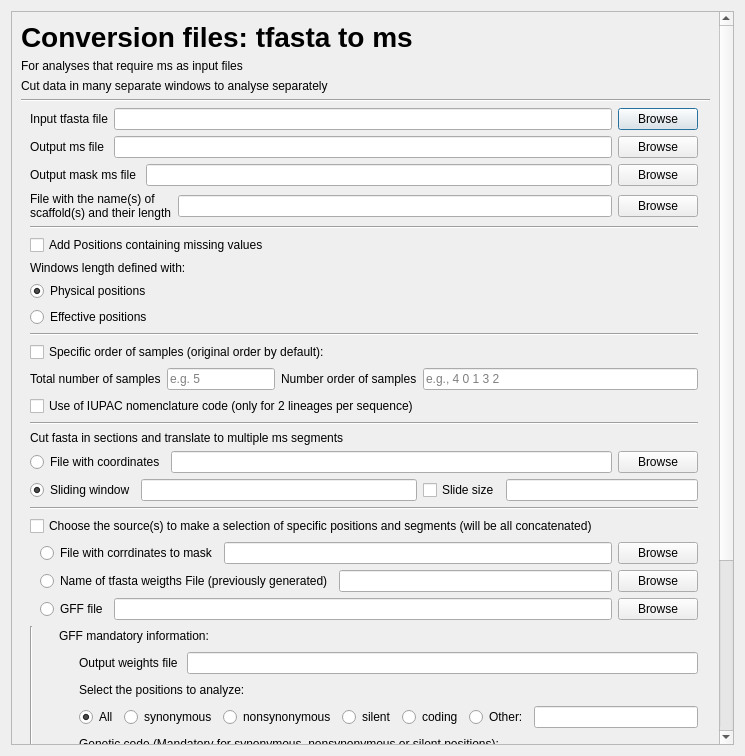
<?xml version="1.0" encoding="UTF-8"?>
<ui version="4.0">
 <class>Dialog</class>
 <widget class="QDialog" name="Dialog">
  <property name="geometry">
   <rect>
    <x>0</x>
    <y>0</y>
    <width>745</width>
    <height>756</height>
   </rect>
  </property>
  <property name="sizePolicy">
   <sizepolicy hsizetype="Preferred" vsizetype="Fixed">
    <horstretch>0</horstretch>
    <verstretch>0</verstretch>
   </sizepolicy>
  </property>
  <property name="minimumSize">
   <size>
    <width>729</width>
    <height>300</height>
   </size>
  </property>
  <property name="windowTitle">
   <string>Dialog</string>
  </property>
  <layout class="QGridLayout" name="gridLayout">
   <item row="0" column="0">
    <widget class="QScrollArea" name="scrollArea">
     <property name="sizePolicy">
      <sizepolicy hsizetype="Preferred" vsizetype="Preferred">
       <horstretch>0</horstretch>
       <verstretch>0</verstretch>
      </sizepolicy>
     </property>
     <property name="font">
      <font>
       <weight>50</weight>
       <italic>false</italic>
       <bold>false</bold>
       <underline>false</underline>
       <strikeout>false</strikeout>
       <kerning>true</kerning>
      </font>
     </property>
     <property name="lineWidth">
      <number>0</number>
     </property>
     <property name="widgetResizable">
      <bool>true</bool>
     </property>
     <widget class="QWidget" name="scrollAreaWidgetContents">
      <property name="geometry">
       <rect>
        <x>0</x>
        <y>0</y>
        <width>719</width>
        <height>1286</height>
       </rect>
      </property>
      <layout class="QGridLayout" name="gridLayout_2">
       <item row="2" column="0">
        <widget class="QFrame" name="frameWeight">
         <property name="frameShape">
          <enum>QFrame::NoFrame</enum>
         </property>
         <property name="frameShadow">
          <enum>QFrame::Raised</enum>
         </property>
         <layout class="QVBoxLayout" name="verticalLayout_8">
          <property name="topMargin">
           <number>0</number>
          </property>
          <property name="rightMargin">
           <number>12</number>
          </property>
          <property name="bottomMargin">
           <number>0</number>
          </property>
          <item>
           <layout class="QHBoxLayout" name="horizontalLayout_input_option_i" stretch="0,0,0">
            <property name="spacing">
             <number>6</number>
            </property>
            <item>
             <widget class="QLabel" name="labelInput_fasta">
              <property name="text">
               <string>Input tfasta file</string>
              </property>
             </widget>
            </item>
            <item>
             <widget class="QLineEdit" name="lineInput_fasta"/>
            </item>
            <item>
             <widget class="QPushButton" name="openInput_fasta">
              <property name="text">
               <string>Browse</string>
              </property>
              <property name="autoDefault">
               <bool>true</bool>
              </property>
             </widget>
            </item>
           </layout>
          </item>
          <item>
           <layout class="QHBoxLayout" name="horizontalLayout_output_option_o">
            <item>
             <widget class="QLabel" name="labelOutput_tfasta">
              <property name="text">
               <string>Output ms file </string>
              </property>
             </widget>
            </item>
            <item>
             <widget class="QLineEdit" name="lineOutput_tfasta"/>
            </item>
            <item>
             <widget class="QPushButton" name="openInput_fasta_3">
              <property name="text">
               <string>Browse</string>
              </property>
              <property name="autoDefault">
               <bool>true</bool>
              </property>
             </widget>
            </item>
           </layout>
          </item>
          <item>
           <layout class="QHBoxLayout" name="horizontalLayout_output_option_o_3">
            <item>
             <widget class="QLabel" name="labelOutput_tfasta_2">
              <property name="text">
               <string>Output mask ms file </string>
              </property>
             </widget>
            </item>
            <item>
             <widget class="QLineEdit" name="lineOutput_tfasta_2"/>
            </item>
            <item>
             <widget class="QPushButton" name="openInput_fasta_2">
              <property name="text">
               <string>Browse</string>
              </property>
              <property name="autoDefault">
               <bool>true</bool>
              </property>
             </widget>
            </item>
           </layout>
          </item>
          <item>
           <layout class="QHBoxLayout" name="horizontalLayout_option_n">
            <item>
             <widget class="QLabel" name="labelScaffold">
              <property name="text">
               <string>File with the name(s) of
scaffold(s) and their length</string>
              </property>
             </widget>
            </item>
            <item>
             <widget class="QLineEdit" name="lineScaffold">
              <property name="placeholderText">
               <string/>
              </property>
             </widget>
            </item>
            <item>
             <widget class="QPushButton" name="openScaffold">
              <property name="text">
               <string>Browse</string>
              </property>
             </widget>
            </item>
           </layout>
          </item>
          <item>
           <widget class="Line" name="line_2">
            <property name="orientation">
             <enum>Qt::Horizontal</enum>
            </property>
           </widget>
          </item>
          <item>
           <widget class="QCheckBox" name="checkUnknownPosConv">
            <property name="text">
             <string>Add Positions containing missing values</string>
            </property>
           </widget>
          </item>
          <item>
           <widget class="QLabel" name="label_42">
            <property name="text">
             <string>Windows length defined with:</string>
            </property>
           </widget>
          </item>
          <item>
           <layout class="QVBoxLayout" name="verticalLayout_22">
            <item>
             <widget class="QRadioButton" name="radioWindowLength_PhysPos">
              <property name="text">
               <string>Physical positions</string>
              </property>
              <property name="checked">
               <bool>true</bool>
              </property>
              <attribute name="buttonGroup">
               <string notr="true">buttonGroup</string>
              </attribute>
             </widget>
            </item>
            <item>
             <widget class="QRadioButton" name="radioWindowLength_EffPos">
              <property name="contextMenuPolicy">
               <enum>Qt::DefaultContextMenu</enum>
              </property>
              <property name="text">
               <string>Effective positions</string>
              </property>
              <property name="autoExclusive">
               <bool>true</bool>
              </property>
              <attribute name="buttonGroup">
               <string notr="true">buttonGroup</string>
              </attribute>
             </widget>
            </item>
           </layout>
          </item>
          <item>
           <widget class="Line" name="line_4">
            <property name="orientation">
             <enum>Qt::Horizontal</enum>
            </property>
           </widget>
          </item>
          <item>
           <widget class="QCheckBox" name="checkOrderSamplesConv">
            <property name="text">
             <string>Specific order of samples (original order by default):</string>
            </property>
           </widget>
          </item>
          <item>
           <layout class="QHBoxLayout" name="horizontalLayout_61">
            <item>
             <widget class="QLabel" name="labelOrderSamplesConv">
              <property name="text">
               <string>Total number of samples</string>
              </property>
             </widget>
            </item>
            <item>
             <widget class="QLineEdit" name="lineOrderSamples_total">
              <property name="sizePolicy">
               <sizepolicy hsizetype="Fixed" vsizetype="Fixed">
                <horstretch>0</horstretch>
                <verstretch>0</verstretch>
               </sizepolicy>
              </property>
              <property name="placeholderText">
               <string>e.g. 5</string>
              </property>
             </widget>
            </item>
            <item>
             <layout class="QHBoxLayout" name="horizontalLayout_63">
              <item>
               <widget class="QLabel" name="labelOrderSamplesConv2">
                <property name="text">
                 <string>Number order of samples</string>
                </property>
               </widget>
              </item>
              <item>
               <widget class="QLineEdit" name="lineOrderSamplesConv2">
                <property name="placeholderText">
                 <string>e.g., 4 0 1 3 2</string>
                </property>
               </widget>
              </item>
             </layout>
            </item>
           </layout>
          </item>
          <item>
           <widget class="QCheckBox" name="checkIUPACConv">
            <property name="text">
             <string>Use of IUPAC nomenclature code (only for 2 lineages per sequence)</string>
            </property>
           </widget>
          </item>
          <item>
           <widget class="Line" name="line_7">
            <property name="orientation">
             <enum>Qt::Horizontal</enum>
            </property>
           </widget>
          </item>
          <item>
           <widget class="QLabel" name="label_2">
            <property name="text">
             <string>Cut fasta in sections and translate to multiple ms segments</string>
            </property>
           </widget>
          </item>
          <item>
           <layout class="QVBoxLayout" name="verticalLayout_2">
            <property name="spacing">
             <number>-1</number>
            </property>
            <property name="bottomMargin">
             <number>0</number>
            </property>
            <item>
             <layout class="QHBoxLayout" name="horizontalLayout_filesel_option_C">
              <item>
               <widget class="QRadioButton" name="radioButton_coord_segments">
                <property name="text">
                 <string>File with coordinates</string>
                </property>
                <attribute name="buttonGroup">
                 <string notr="true">buttonGroup_6</string>
                </attribute>
               </widget>
              </item>
              <item>
               <widget class="QLineEdit" name="line_coord_segments"/>
              </item>
              <item>
               <widget class="QPushButton" name="open_coord_segments">
                <property name="text">
                 <string>Browse</string>
                </property>
               </widget>
              </item>
             </layout>
            </item>
            <item>
             <layout class="QHBoxLayout" name="horizontalLayout_12">
              <property name="bottomMargin">
               <number>0</number>
              </property>
              <item>
               <widget class="QRadioButton" name="radioButton_SlideWindow">
                <property name="text">
                 <string>Sliding window</string>
                </property>
                <property name="checked">
                 <bool>true</bool>
                </property>
                <attribute name="buttonGroup">
                 <string notr="true">buttonGroup_6</string>
                </attribute>
               </widget>
              </item>
              <item>
               <widget class="QLineEdit" name="line_SlideWindowSizeConv"/>
              </item>
              <item>
               <layout class="QHBoxLayout" name="horizontalLayout_71">
                <item>
                 <widget class="QCheckBox" name="checkSlideConv">
                  <property name="text">
                   <string>Slide size</string>
                  </property>
                 </widget>
                </item>
                <item>
                 <widget class="QLineEdit" name="lineSlideConv"/>
                </item>
               </layout>
              </item>
             </layout>
            </item>
           </layout>
          </item>
          <item>
           <widget class="Line" name="line_6">
            <property name="orientation">
             <enum>Qt::Horizontal</enum>
            </property>
           </widget>
          </item>
          <item>
           <widget class="QCheckBox" name="checkBox">
            <property name="text">
             <string>Choose the source(s) to make a selection of specific positions and segments (will be all concatenated)</string>
            </property>
            <property name="autoExclusive">
             <bool>false</bool>
            </property>
            <property name="tristate">
             <bool>true</bool>
            </property>
            <attribute name="buttonGroup">
             <string notr="true">buttonGroup_2</string>
            </attribute>
           </widget>
          </item>
          <item>
           <layout class="QVBoxLayout" name="verticalLayout">
            <property name="leftMargin">
             <number>10</number>
            </property>
            <property name="bottomMargin">
             <number>0</number>
            </property>
            <item>
             <layout class="QHBoxLayout" name="horizontalLayout_mask_option_m">
              <item>
               <widget class="QRadioButton" name="radioButton">
                <property name="text">
                 <string>File with corrdinates to mask</string>
                </property>
                <property name="autoExclusive">
                 <bool>true</bool>
                </property>
                <attribute name="buttonGroup">
                 <string notr="true">buttonGroup_2</string>
                </attribute>
               </widget>
              </item>
              <item>
               <widget class="QLineEdit" name="lineMaskFile"/>
              </item>
              <item>
               <widget class="QPushButton" name="openMaskFile">
                <property name="text">
                 <string>Browse</string>
                </property>
               </widget>
              </item>
             </layout>
            </item>
            <item>
             <layout class="QHBoxLayout" name="horizontalLayout_75">
              <item>
               <widget class="QRadioButton" name="radioButton_2">
                <property name="text">
                 <string>Name of tfasta weigths File (previously generated)</string>
                </property>
                <property name="autoExclusive">
                 <bool>true</bool>
                </property>
                <attribute name="buttonGroup">
                 <string notr="true">buttonGroup_2</string>
                </attribute>
               </widget>
              </item>
              <item>
               <widget class="QLineEdit" name="lineWeightFile"/>
              </item>
              <item>
               <widget class="QPushButton" name="openWeightFile">
                <property name="text">
                 <string>Browse</string>
                </property>
               </widget>
              </item>
             </layout>
            </item>
            <item>
             <layout class="QHBoxLayout" name="horizontalLayout_gffinput_option_g">
              <item>
               <widget class="QRadioButton" name="radioButton_3">
                <property name="text">
                 <string>GFF file</string>
                </property>
                <property name="autoExclusive">
                 <bool>false</bool>
                </property>
                <attribute name="buttonGroup">
                 <string notr="true">buttonGroup_2</string>
                </attribute>
               </widget>
              </item>
              <item>
               <widget class="QLineEdit" name="lineGFFFile"/>
              </item>
              <item>
               <widget class="QPushButton" name="openGFFFile">
                <property name="text">
                 <string>Browse</string>
                </property>
               </widget>
              </item>
             </layout>
            </item>
           </layout>
          </item>
          <item>
           <layout class="QHBoxLayout" name="horizontalLayout_gff_options">
            <property name="topMargin">
             <number>0</number>
            </property>
            <property name="bottomMargin">
             <number>0</number>
            </property>
            <item>
             <widget class="Line" name="line_5">
              <property name="orientation">
               <enum>Qt::Vertical</enum>
              </property>
             </widget>
            </item>
            <item>
             <layout class="QHBoxLayout" name="horizontalLayout_8">
              <property name="topMargin">
               <number>0</number>
              </property>
              <property name="bottomMargin">
               <number>0</number>
              </property>
              <item>
               <layout class="QVBoxLayout" name="verticalLayout_10">
                <property name="bottomMargin">
                 <number>0</number>
                </property>
                <item>
                 <layout class="QVBoxLayout" name="verticalLayout_9">
                  <property name="topMargin">
                   <number>0</number>
                  </property>
                  <property name="bottomMargin">
                   <number>0</number>
                  </property>
                  <item>
                   <layout class="QHBoxLayout" name="horizontalLayout_3">
                    <property name="topMargin">
                     <number>0</number>
                    </property>
                    <property name="bottomMargin">
                     <number>0</number>
                    </property>
                    <item>
                     <spacer name="horizontalSpacer_5">
                      <property name="orientation">
                       <enum>Qt::Horizontal</enum>
                      </property>
                      <property name="sizeType">
                       <enum>QSizePolicy::Fixed</enum>
                      </property>
                      <property name="sizeHint" stdset="0">
                       <size>
                        <width>20</width>
                        <height>20</height>
                       </size>
                      </property>
                     </spacer>
                    </item>
                    <item>
                     <widget class="QLabel" name="gff_info_label">
                      <property name="text">
                       <string>GFF mandatory information:</string>
                      </property>
                     </widget>
                    </item>
                   </layout>
                  </item>
                 </layout>
                </item>
                <item>
                 <layout class="QHBoxLayout" name="horizontalLayout_output_option_o_2">
                  <item>
                   <spacer name="horizontalSpacer_4">
                    <property name="orientation">
                     <enum>Qt::Horizontal</enum>
                    </property>
                    <property name="sizeType">
                     <enum>QSizePolicy::Fixed</enum>
                    </property>
                    <property name="sizeHint" stdset="0">
                     <size>
                      <width>40</width>
                      <height>20</height>
                     </size>
                    </property>
                   </spacer>
                  </item>
                  <item>
                   <widget class="QLabel" name="labelOutputWeight_2">
                    <property name="text">
                     <string>Output weights file </string>
                    </property>
                   </widget>
                  </item>
                  <item>
                   <widget class="QLineEdit" name="lineOutputWeight_2"/>
                  </item>
                 </layout>
                </item>
                <item>
                 <layout class="QHBoxLayout" name="horizontalLayout_6">
                  <property name="topMargin">
                   <number>0</number>
                  </property>
                  <property name="bottomMargin">
                   <number>0</number>
                  </property>
                  <item>
                   <spacer name="horizontalSpacer_9">
                    <property name="orientation">
                     <enum>Qt::Horizontal</enum>
                    </property>
                    <property name="sizeType">
                     <enum>QSizePolicy::Fixed</enum>
                    </property>
                    <property name="sizeHint" stdset="0">
                     <size>
                      <width>40</width>
                      <height>20</height>
                     </size>
                    </property>
                   </spacer>
                  </item>
                  <item>
                   <layout class="QVBoxLayout" name="verticalLayout_14">
                    <property name="bottomMargin">
                     <number>0</number>
                    </property>
                    <item>
                     <widget class="QLabel" name="labelCodeWeight_2">
                      <property name="text">
                       <string>Select the positions to analyze:</string>
                      </property>
                     </widget>
                    </item>
                   </layout>
                  </item>
                 </layout>
                </item>
                <item>
                 <layout class="QVBoxLayout" name="verticalLayout_11">
                  <property name="topMargin">
                   <number>0</number>
                  </property>
                  <property name="bottomMargin">
                   <number>0</number>
                  </property>
                  <item>
                   <layout class="QHBoxLayout" name="horizontalLayout_9">
                    <property name="topMargin">
                     <number>0</number>
                    </property>
                    <property name="bottomMargin">
                     <number>0</number>
                    </property>
                    <item>
                     <spacer name="horizontalSpacer_8">
                      <property name="orientation">
                       <enum>Qt::Horizontal</enum>
                      </property>
                      <property name="sizeType">
                       <enum>QSizePolicy::Fixed</enum>
                      </property>
                      <property name="sizeHint" stdset="0">
                       <size>
                        <width>40</width>
                        <height>20</height>
                       </size>
                      </property>
                     </spacer>
                    </item>
                    <item>
                     <widget class="QRadioButton" name="radio_notation_all">
                      <property name="text">
                       <string>All</string>
                      </property>
                      <property name="checked">
                       <bool>true</bool>
                      </property>
                      <attribute name="buttonGroup">
                       <string notr="true">buttonGroup_5</string>
                      </attribute>
                     </widget>
                    </item>
                    <item>
                     <widget class="QRadioButton" name="radio_notation_syn">
                      <property name="text">
                       <string>synonymous</string>
                      </property>
                      <attribute name="buttonGroup">
                       <string notr="true">buttonGroup_5</string>
                      </attribute>
                     </widget>
                    </item>
                    <item>
                     <widget class="QRadioButton" name="radio_notation_nonsyn">
                      <property name="text">
                       <string>nonsynonymous</string>
                      </property>
                      <attribute name="buttonGroup">
                       <string notr="true">buttonGroup_5</string>
                      </attribute>
                     </widget>
                    </item>
                    <item>
                     <widget class="QRadioButton" name="radio_notation_silent">
                      <property name="text">
                       <string>silent</string>
                      </property>
                      <attribute name="buttonGroup">
                       <string notr="true">buttonGroup_5</string>
                      </attribute>
                     </widget>
                    </item>
                    <item>
                     <widget class="QRadioButton" name="radio_notation_coding">
                      <property name="text">
                       <string>coding</string>
                      </property>
                      <attribute name="buttonGroup">
                       <string notr="true">buttonGroup_5</string>
                      </attribute>
                     </widget>
                    </item>
                    <item>
                     <layout class="QHBoxLayout" name="horizontalLayout_142">
                      <property name="leftMargin">
                       <number>0</number>
                      </property>
                      <item>
                       <widget class="QRadioButton" name="radio_notation_other">
                        <property name="text">
                         <string>Other:</string>
                        </property>
                        <attribute name="buttonGroup">
                         <string notr="true">buttonGroup_5</string>
                        </attribute>
                       </widget>
                      </item>
                      <item>
                       <widget class="QLineEdit" name="lineTypeWeight">
                        <property name="placeholderText">
                         <string/>
                        </property>
                       </widget>
                      </item>
                     </layout>
                    </item>
                   </layout>
                  </item>
                 </layout>
                </item>
                <item>
                 <layout class="QHBoxLayout" name="horizontalLayout_4">
                  <property name="topMargin">
                   <number>0</number>
                  </property>
                  <property name="bottomMargin">
                   <number>0</number>
                  </property>
                  <item>
                   <spacer name="horizontalSpacer_6">
                    <property name="orientation">
                     <enum>Qt::Horizontal</enum>
                    </property>
                    <property name="sizeType">
                     <enum>QSizePolicy::Fixed</enum>
                    </property>
                    <property name="sizeHint" stdset="0">
                     <size>
                      <width>40</width>
                      <height>20</height>
                     </size>
                    </property>
                   </spacer>
                  </item>
                  <item>
                   <layout class="QVBoxLayout" name="verticalLayout_12">
                    <property name="bottomMargin">
                     <number>0</number>
                    </property>
                    <item>
                     <widget class="QLabel" name="labelCodeWeight">
                      <property name="text">
                       <string>Genetic code (Mandatory for synonymous, nonsynonymous or silent positions):</string>
                      </property>
                     </widget>
                    </item>
                   </layout>
                  </item>
                 </layout>
                </item>
                <item>
                 <layout class="QHBoxLayout" name="horizontalLayout_73">
                  <item>
                   <spacer name="horizontalSpacer_2">
                    <property name="orientation">
                     <enum>Qt::Horizontal</enum>
                    </property>
                    <property name="sizeType">
                     <enum>QSizePolicy::Fixed</enum>
                    </property>
                    <property name="sizeHint" stdset="0">
                     <size>
                      <width>40</width>
                      <height>20</height>
                     </size>
                    </property>
                   </spacer>
                  </item>
                  <item>
                   <widget class="QRadioButton" name="radioGeneticCodeUniversal">
                    <property name="text">
                     <string>Nuclear Universal</string>
                    </property>
                    <property name="checked">
                     <bool>true</bool>
                    </property>
                    <attribute name="buttonGroup">
                     <string notr="true">buttonGroup_3</string>
                    </attribute>
                   </widget>
                  </item>
                  <item>
                   <widget class="QRadioButton" name="radioGeneticCodemtMamm">
                    <property name="text">
                     <string>mtDNA Mammals</string>
                    </property>
                    <attribute name="buttonGroup">
                     <string notr="true">buttonGroup_3</string>
                    </attribute>
                   </widget>
                  </item>
                  <item>
                   <widget class="QRadioButton" name="radioGeneticCodemtDros">
                    <property name="text">
                     <string>mtDNA Drosophila</string>
                    </property>
                    <attribute name="buttonGroup">
                     <string notr="true">buttonGroup_3</string>
                    </attribute>
                   </widget>
                  </item>
                  <item>
                   <layout class="QHBoxLayout" name="horizontalLayout_157">
                    <item>
                     <widget class="QRadioButton" name="radioGeneticCode4Weight">
                      <property name="text">
                       <string>Other</string>
                      </property>
                      <attribute name="buttonGroup">
                       <string notr="true">buttonGroup_3</string>
                      </attribute>
                     </widget>
                    </item>
                    <item>
                     <widget class="QLineEdit" name="lineGeneticCode4Weight"/>
                    </item>
                   </layout>
                  </item>
                 </layout>
                </item>
                <item>
                 <layout class="QHBoxLayout" name="horizontalLayout_5">
                  <property name="bottomMargin">
                   <number>0</number>
                  </property>
                  <item>
                   <spacer name="horizontalSpacer_7">
                    <property name="orientation">
                     <enum>Qt::Horizontal</enum>
                    </property>
                    <property name="sizeType">
                     <enum>QSizePolicy::Fixed</enum>
                    </property>
                    <property name="sizeHint" stdset="0">
                     <size>
                      <width>40</width>
                      <height>20</height>
                     </size>
                    </property>
                   </spacer>
                  </item>
                  <item>
                   <layout class="QVBoxLayout" name="verticalLayout_13">
                    <property name="bottomMargin">
                     <number>0</number>
                    </property>
                    <item>
                     <widget class="QLabel" name="labelCriteriaWeight">
                      <property name="text">
                       <string> Criteria to consider transcripts (coding regions):</string>
                      </property>
                     </widget>
                    </item>
                   </layout>
                  </item>
                 </layout>
                </item>
                <item>
                 <layout class="QHBoxLayout" name="horizontalLayout_74">
                  <item>
                   <spacer name="horizontalSpacer_3">
                    <property name="orientation">
                     <enum>Qt::Horizontal</enum>
                    </property>
                    <property name="sizeType">
                     <enum>QSizePolicy::Fixed</enum>
                    </property>
                    <property name="sizeHint" stdset="0">
                     <size>
                      <width>40</width>
                      <height>20</height>
                     </size>
                    </property>
                   </spacer>
                  </item>
                  <item>
                   <widget class="QRadioButton" name="radioCriteriaTransMax">
                    <property name="text">
                     <string>Maximum combined
transcribed region</string>
                    </property>
                    <attribute name="buttonGroup">
                     <string notr="true">buttonGroup_4</string>
                    </attribute>
                   </widget>
                  </item>
                  <item>
                   <widget class="QRadioButton" name="radioCriteriaTransFirst">
                    <property name="text">
                     <string>First transcript</string>
                    </property>
                    <attribute name="buttonGroup">
                     <string notr="true">buttonGroup_4</string>
                    </attribute>
                   </widget>
                  </item>
                  <item>
                   <widget class="QRadioButton" name="radioCriteriaTransLong">
                    <property name="text">
                     <string>The longest transcript</string>
                    </property>
                    <property name="checkable">
                     <bool>true</bool>
                    </property>
                    <property name="checked">
                     <bool>true</bool>
                    </property>
                    <attribute name="buttonGroup">
                     <string notr="true">buttonGroup_4</string>
                    </attribute>
                   </widget>
                  </item>
                  <item>
                   <widget class="QRadioButton" name="radioCriteriaTransMin">
                    <property name="text">
                     <string>Minimum shared
transcribed region</string>
                    </property>
                    <attribute name="buttonGroup">
                     <string notr="true">buttonGroup_4</string>
                    </attribute>
                   </widget>
                  </item>
                 </layout>
                </item>
                <item>
                 <layout class="QHBoxLayout" name="horizontalLayout">
                  <property name="bottomMargin">
                   <number>0</number>
                  </property>
                  <item>
                   <spacer name="horizontalSpacer_11">
                    <property name="orientation">
                     <enum>Qt::Horizontal</enum>
                    </property>
                    <property name="sizeType">
                     <enum>QSizePolicy::Fixed</enum>
                    </property>
                    <property name="sizeHint" stdset="0">
                     <size>
                      <width>40</width>
                      <height>20</height>
                     </size>
                    </property>
                   </spacer>
                  </item>
                  <item>
                   <widget class="QCheckBox" name="checkOutgroupWeight">
                    <property name="text">
                     <string>Include outgroup.(last population)</string>
                    </property>
                   </widget>
                  </item>
                 </layout>
                </item>
                <item>
                 <layout class="QHBoxLayout" name="horizontalLayout_62">
                  <item>
                   <spacer name="horizontalSpacer_10">
                    <property name="orientation">
                     <enum>Qt::Horizontal</enum>
                    </property>
                    <property name="sizeType">
                     <enum>QSizePolicy::Fixed</enum>
                    </property>
                    <property name="sizeHint" stdset="0">
                     <size>
                      <width>40</width>
                      <height>20</height>
                     </size>
                    </property>
                   </spacer>
                  </item>
                  <item>
                   <widget class="QLabel" name="label_44">
                    <property name="text">
                     <string>Total number of populations</string>
                    </property>
                   </widget>
                  </item>
                  <item>
                   <widget class="QLineEdit" name="lineTotalPopsConv"/>
                  </item>
                  <item>
                   <layout class="QHBoxLayout" name="horizontalLayout_60">
                    <item>
                     <widget class="QLabel" name="label_43">
                      <property name="text">
                       <string>Number of samples per population</string>
                      </property>
                     </widget>
                    </item>
                    <item>
                     <widget class="QLineEdit" name="lineSamplesPopsConv"/>
                    </item>
                   </layout>
                  </item>
                 </layout>
                </item>
               </layout>
              </item>
             </layout>
            </item>
           </layout>
          </item>
          <item>
           <widget class="Line" name="line_3">
            <property name="orientation">
             <enum>Qt::Horizontal</enum>
            </property>
           </widget>
          </item>
          <item>
           <layout class="QHBoxLayout" name="horizontalLayout_7">
            <property name="bottomMargin">
             <number>0</number>
            </property>
            <item>
             <layout class="QHBoxLayout" name="horizontalLayout_10">
              <property name="bottomMargin">
               <number>0</number>
              </property>
              <item>
               <widget class="QLabel" name="label">
                <property name="sizePolicy">
                 <sizepolicy hsizetype="Fixed" vsizetype="Preferred">
                  <horstretch>0</horstretch>
                  <verstretch>0</verstretch>
                 </sizepolicy>
                </property>
                <property name="text">
                 <string>Command:</string>
                </property>
               </widget>
              </item>
             </layout>
            </item>
            <item>
             <layout class="QHBoxLayout" name="horizontalLayout_11">
              <property name="rightMargin">
               <number>0</number>
              </property>
              <property name="bottomMargin">
               <number>0</number>
              </property>
              <item>
               <widget class="QLineEdit" name="lineEdit"/>
              </item>
             </layout>
            </item>
           </layout>
          </item>
          <item>
           <layout class="QHBoxLayout" name="horizontalLayout_2">
            <property name="rightMargin">
             <number>0</number>
            </property>
            <property name="bottomMargin">
             <number>0</number>
            </property>
            <item>
             <spacer name="horizontalSpacer">
              <property name="orientation">
               <enum>Qt::Horizontal</enum>
              </property>
              <property name="sizeHint" stdset="0">
               <size>
                <width>40</width>
                <height>20</height>
               </size>
              </property>
             </spacer>
            </item>
            <item>
             <widget class="QPushButton" name="Button_AddCommandWin">
              <property name="text">
               <string>Add to Command Window </string>
              </property>
             </widget>
            </item>
           </layout>
          </item>
         </layout>
        </widget>
       </item>
       <item row="1" column="0">
        <widget class="Line" name="line">
         <property name="orientation">
          <enum>Qt::Horizontal</enum>
         </property>
        </widget>
       </item>
       <item row="0" column="0">
        <layout class="QHBoxLayout" name="horizontalLayout_13">
         <property name="sizeConstraint">
          <enum>QLayout::SetFixedSize</enum>
         </property>
         <property name="topMargin">
          <number>0</number>
         </property>
         <property name="rightMargin">
          <number>10</number>
         </property>
         <item>
          <layout class="QHBoxLayout" name="horizontalLayout_14">
           <property name="rightMargin">
            <number>10</number>
           </property>
           <item>
            <layout class="QVBoxLayout" name="verticalLayout_5">
             <property name="sizeConstraint">
              <enum>QLayout::SetFixedSize</enum>
             </property>
             <property name="bottomMargin">
              <number>0</number>
             </property>
             <item>
              <layout class="QVBoxLayout" name="verticalLayout_15">
               <item>
                <widget class="QLabel" name="label_3">
                 <property name="font">
                  <font>
                   <pointsize>21</pointsize>
                   <weight>75</weight>
                   <bold>true</bold>
                  </font>
                 </property>
                 <property name="text">
                  <string>Conversion files: tfasta to ms</string>
                 </property>
                </widget>
               </item>
              </layout>
             </item>
             <item>
              <layout class="QVBoxLayout" name="verticalLayout_16">
               <item>
                <widget class="QLabel" name="label_4">
                 <property name="font">
                  <font>
                   <kerning>true</kerning>
                  </font>
                 </property>
                 <property name="text">
                  <string>For analyses that require ms as input files</string>
                 </property>
                </widget>
               </item>
              </layout>
             </item>
             <item>
              <layout class="QVBoxLayout" name="verticalLayout_17">
               <item>
                <widget class="QLabel" name="label_5">
                 <property name="text">
                  <string>Cut data in many separate windows to analyse separately</string>
                 </property>
                </widget>
               </item>
              </layout>
             </item>
            </layout>
           </item>
          </layout>
         </item>
         <item>
          <widget class="QLabel" name="logo_3">
           <property name="sizePolicy">
            <sizepolicy hsizetype="Preferred" vsizetype="Fixed">
             <horstretch>0</horstretch>
             <verstretch>0</verstretch>
            </sizepolicy>
           </property>
           <property name="maximumSize">
            <size>
             <width>81</width>
             <height>81</height>
            </size>
           </property>
           <property name="text">
            <string/>
           </property>
           <property name="pixmap">
            <pixmap resource="icon_SPiGA.qrc">:/logo/SPiGA_icon.png</pixmap>
           </property>
           <property name="scaledContents">
            <bool>true</bool>
           </property>
          </widget>
         </item>
        </layout>
       </item>
      </layout>
     </widget>
    </widget>
   </item>
  </layout>
 </widget>
 <tabstops>
  <tabstop>lineInput_fasta</tabstop>
  <tabstop>openInput_fasta</tabstop>
  <tabstop>lineOutput_tfasta</tabstop>
  <tabstop>lineScaffold</tabstop>
  <tabstop>openScaffold</tabstop>
  <tabstop>checkUnknownPosConv</tabstop>
  <tabstop>radioWindowLength_EffPos</tabstop>
  <tabstop>radioWindowLength_PhysPos</tabstop>
  <tabstop>checkOrderSamplesConv</tabstop>
  <tabstop>lineOrderSamples_total</tabstop>
  <tabstop>lineOrderSamplesConv2</tabstop>
  <tabstop>checkIUPACConv</tabstop>
  <tabstop>lineMaskFile</tabstop>
  <tabstop>openMaskFile</tabstop>
  <tabstop>lineWeightFile</tabstop>
  <tabstop>openWeightFile</tabstop>
  <tabstop>lineGFFFile</tabstop>
  <tabstop>openGFFFile</tabstop>
  <tabstop>lineOutputWeight_2</tabstop>
  <tabstop>radio_notation_syn</tabstop>
  <tabstop>radio_notation_nonsyn</tabstop>
  <tabstop>radio_notation_silent</tabstop>
  <tabstop>radio_notation_coding</tabstop>
  <tabstop>radio_notation_other</tabstop>
  <tabstop>lineTypeWeight</tabstop>
  <tabstop>radioGeneticCodeUniversal</tabstop>
  <tabstop>radioGeneticCodemtMamm</tabstop>
  <tabstop>radioGeneticCodemtDros</tabstop>
  <tabstop>radioGeneticCode4Weight</tabstop>
  <tabstop>lineGeneticCode4Weight</tabstop>
  <tabstop>radioCriteriaTransMax</tabstop>
  <tabstop>radioCriteriaTransFirst</tabstop>
  <tabstop>radioCriteriaTransLong</tabstop>
  <tabstop>radioCriteriaTransMin</tabstop>
  <tabstop>checkOutgroupWeight</tabstop>
  <tabstop>lineTotalPopsConv</tabstop>
  <tabstop>lineSamplesPopsConv</tabstop>
  <tabstop>Button_AddCommandWin</tabstop>
 </tabstops>
 <resources>
  <include location="icon_SPiGA.qrc"/>
 </resources>
 <connections/>
 <buttongroups>
  <buttongroup name="buttonGroup_5"/>
  <buttongroup name="buttonGroup"/>
  <buttongroup name="buttonGroup_6"/>
  <buttongroup name="buttonGroup_3"/>
  <buttongroup name="buttonGroup_2"/>
  <buttongroup name="buttonGroup_4"/>
 </buttongroups>
</ui>
